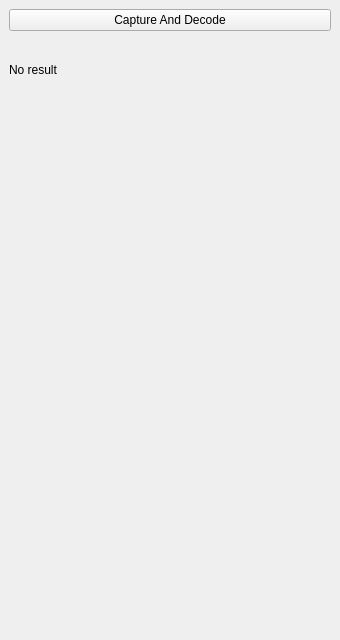
<?xml version="1.0" encoding="UTF-8"?>
<ui version="4.0">
 <class>QQrDecoder</class>
 <widget class="QMainWindow" name="QQrDecoder">
  <property name="geometry">
   <rect>
    <x>0</x>
    <y>0</y>
    <width>340</width>
    <height>640</height>
   </rect>
  </property>
  <property name="windowTitle">
   <string>QQrDecoder</string>
  </property>
  <widget class="QWidget" name="centralwidget">
   <layout class="QVBoxLayout" name="verticalLayout" stretch="1,1,8">
    <item>
     <widget class="QPushButton" name="startDecode">
      <property name="text">
       <string>Capture And Decode</string>
      </property>
     </widget>
    </item>
    <item>
     <widget class="QLabel" name="resultLabel">
      <property name="sizePolicy">
       <sizepolicy hsizetype="MinimumExpanding" vsizetype="Preferred">
        <horstretch>0</horstretch>
        <verstretch>0</verstretch>
       </sizepolicy>
      </property>
      <property name="text">
       <string>No result</string>
      </property>
     </widget>
    </item>
    <item>
     <widget class="QCameraControllerWidget" name="cameraWidget" native="true"/>
    </item>
   </layout>
  </widget>
 </widget>
 <customwidgets>
  <customwidget>
   <class>QCameraControllerWidget</class>
   <extends>QWidget</extends>
   <header>qcameracontrollerwidget.h</header>
   <container>1</container>
  </customwidget>
 </customwidgets>
 <resources/>
 <connections/>
</ui>
